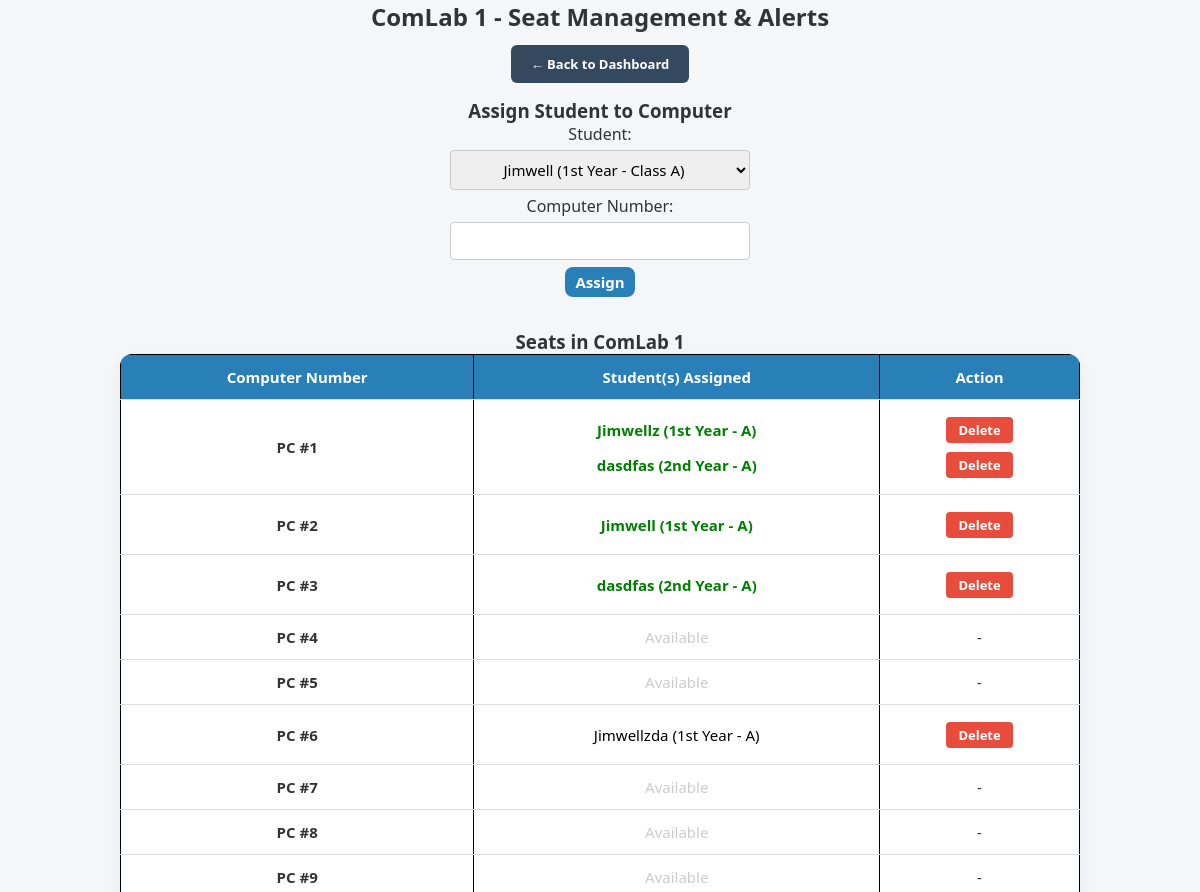
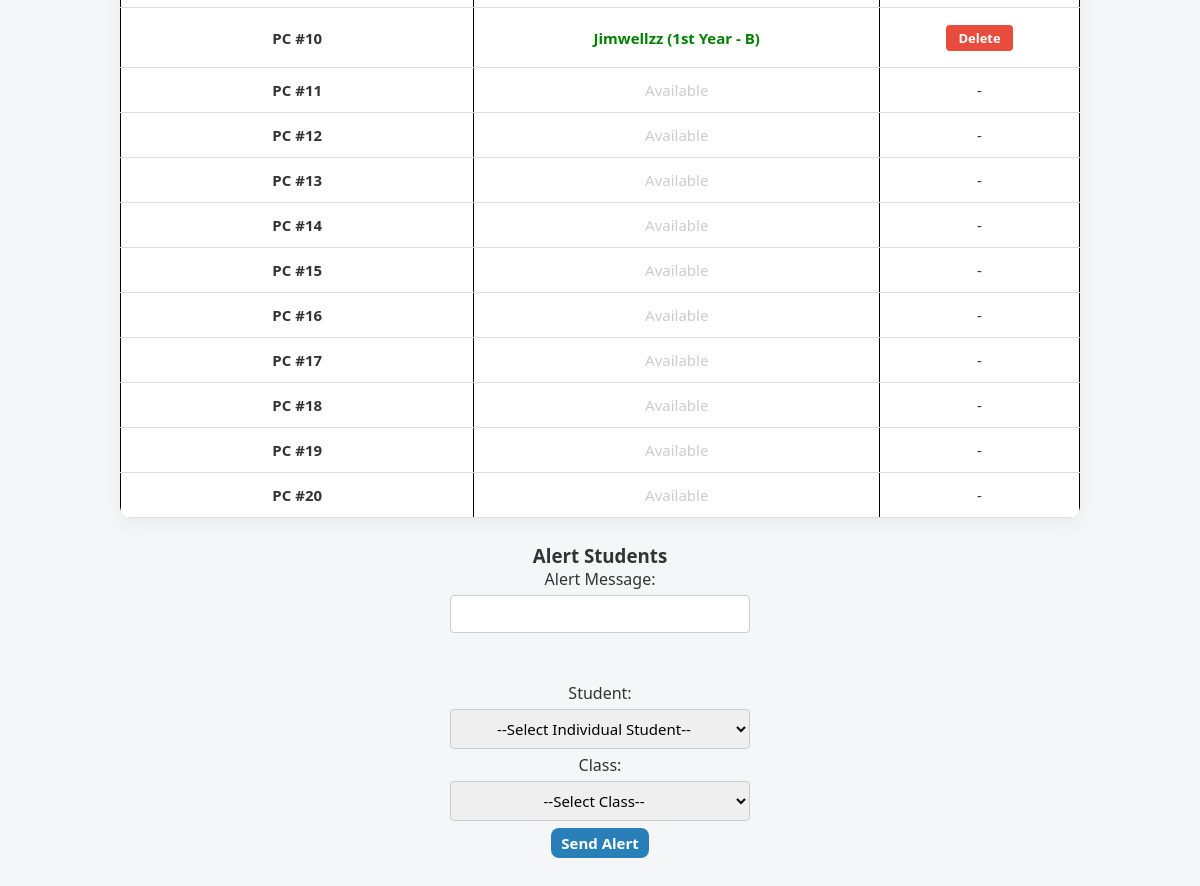
/admin/computer_lab.php (signed in), run on the app's committed database (2 pictures, top to bottom).
### tables this page shows
CREATE TABLE `computer_labs` (
  `lab_id` int(11) NOT NULL,
  `name` varchar(50) NOT NULL,
  `total_computers` int(11) NOT NULL
);

CREATE TABLE `lab_seats` (
  `seat_id` int(11) NOT NULL,
  `lab_id` int(11) NOT NULL,
  `computer_number` int(11) NOT NULL,
  `student_id` int(11) NOT NULL
);

CREATE TABLE `students` (
  `student_id` int(11) NOT NULL,
  `name` varchar(100) NOT NULL,
  `password` varchar(50) DEFAULT NULL,
  `gender` enum('Male','Female') NOT NULL,
  `email` varchar(100) NOT NULL,
  `year_level` enum('1st Year','2nd Year','3rd Year') NOT NULL,
  `class` enum('A','B') NOT NULL,
  `last_active` datetime DEFAULT current_timestamp()
);

### admin/computer_lab.php (the view, shortened to what this page needs)
<?php
include '../db.php';
$lab_id = isset($_GET['lab']) ? intval($_GET['lab']) : 1;
$labRes = $conn->query("SELECT * FROM computer_labs WHERE lab_id='$lab_id'");
$lab = $labRes->fetch_assoc();
$seats = $conn->query("SELECT l.seat_id, l.computer_number, s.name, s.student_id, s.year_level, s.class, s.last_active
                       FROM lab_seats l
                       JOIN students s ON l.student_id=s.student_id
                       WHERE l.lab_id='$lab_id'
                       ORDER BY l.computer_number ASC");
$allStudents = $conn->query("SELECT * FROM students ORDER BY year_level,class,name");
?>
<!DOCTYPE html>
<html>
<head>
    <link rel="stylesheet" href="../css/style.css">
</head>
<body>
<h2><?php echo $lab['name']; ?> - Seat Management & Alerts</h2>
<a href="dashboard.php" class="btn-back">← Back to Dashboard</a>
<h3>Assign Student to Computer</h3>
<form method="POST">
    Student:
    <select name="student_id" required>
        <?php while($s = $allStudents->fetch_assoc()){
            echo "<option value='{$s['student_id']}'>{$s['name']} ({$s['year_level']} - Class {$s['class']})</option>";
        } ?>
    </select>
    Computer Number:
    <input type="number" name="computer_number" min="1" max="<?php echo $lab['total_computers']; ?>" required>
    <button type="submit" name="assign_seat">Assign</button>
</form>
<h3>Seats in <?php echo $lab['name']; ?></h3>
<table>
<thead>
    <tr>
        <th>Computer Number</th>
        <th>Student(s) Assigned</th>
        <th style="text-align: center;">Action</th> </tr>
</thead>
<tbody>
<?php
$computers = [];
$seats->data_seek(0);
while($row = $seats->fetch_assoc()){
    $computers[$row['computer_number']][] = $row;
}
for($i=1; $i<=$lab['total_computers']; $i++){
    echo "<tr>";
    echo "<td><strong>PC #$i</strong></td>";
    echo "<td>";
    if(isset($computers[$i])){
        foreach($computers[$i] as $stu){
            $online = (strtotime($stu['last_active']) > time() - 30);
            $colorClass = $online ? 'online' : 'offline';
            echo "<div style='height: 35px; display: flex; align-items: center;'>";
            echo "<span id='student-{$stu['student_id']}' class='$colorClass'>{$stu['name']} ({$stu['year_level']} - {$stu['class']})</span>";
            echo "</div>";
        }
    } else {
        echo "<span style='color: #ccc;'>Available</span>";
    }
    echo "</td>";
    echo "<td style='text-align: center;'>";
    if(isset($computers[$i])){
        foreach($computers[$i] as $stu){
            echo "<div style='height: 35px; display: flex; align-items: center; justify-content: center;'>";
            echo "<a href='?lab=$lab_id&delete_seat={$stu['seat_id']}' class='btn-delete' onclick='return confirm(\"Remove this student?\")'>Delete</a>";
            echo "</div>";
        }
    } else {
        echo "-";
    }
    echo "</td>";
    echo "</tr>";
}
?>
</tbody>
</table>
<h3>Alert Students</h3>
<form method="POST">
    Alert Message: <input type="text" name="alert_msg" required><br><br>
    Student:
    <select name="student_id">
        <option value="0">--Select Individual Student--</option>
    </select>
    Class:
    <select name="class_alert">
        <option value="0">--Select Class--</option>
    </select>
    <button type="submit" name="send_alert">Send Alert</button>
</form>
</body>
</html>

### css/style.css (style rules this page uses)
* { margin: 0; padding: 0; box-sizing: border-box; font-family: 'Segoe UI', Tahoma, Geneva, Verdana, sans-serif; }
body { background-color: #f4f6f8; color: #333; }
table { width: 100%; border-collapse: collapse; margin-bottom: 25px; background-color: #fff; border-radius: 10px; overflow: hidden; box-shadow: 0 4px 15px rgba(0,0,0,0.05); }
table th, table td { padding: 12px 15px; text-align: left; border-bottom: 1px solid #ddd; font-size: 15px; }
table th { background-color: #2980b9; color: #fff; font-weight: 600; }
input[type="text"], input[type="email"], input[type="password"], select, input[type="number"] { padding: 10px 12px; margin: 5px 0 18px 0; width: 30%; border: 1px solid #ccc; border-radius: 8px; font-size: 15px; transition: 0.3s ease; }
button { padding: 10px 18px; background-color: #2980b9; color: #fff; border: none; border-radius: 8px; cursor: pointer; font-size: 15px; font-weight: 600; transition: all 0.3s ease; }
table { width: 100%; border-collapse: collapse; margin-bottom: 25px; background-color: #fff; border-radius: 12px; overflow: hidden; box-shadow: 0 6px 18px rgba(0,0,0,0.05); }

### admin/computer_lab.php (style rules this page uses)
table { border-collapse: collapse; width: 80%; }
th, td { border: 1px solid #000; padding: 5px; text-align: left; }
button { padding:5px 10px; margin:2px; }
.online { color: green; font-weight: bold; }
.offline { color: black; font-weight: normal; }
.btn-back { display: inline-block; background-color: #34495e; color: #ffffff !important; padding: 10px 20px; text-decoration: none; border-radius: 6px; font-weight: 600; margin-bottom: 15px; margin-top: 12px; transition: background 0.3s ease; }
a { display: inline-block; background-color: #e74c3c; color: #ffffff !important; padding: 5px 12px; text-decoration: none; border-radius: 4px; font-size: 13px; font-weight: bold; transition: background 0.3s ease; }
a { background-color: #c0392b; text-decoration: none; }
input[type="text"], input[type="number"], select { width: 100%; max-width: 250px; padding: 8px; margin: 5px 0; display: inline-block; border: 1px solid #ccc; border-radius: 4px; box-sizing: border-box; }
input[name="computer_number"] { max-width: 100px; }
table { width: auto; min-width: 600px; }
.btn-delete { display: inline-block; background-color: #e74c3c; color: white !important; padding: 4px 12px; text-decoration: none; border-radius: 4px; font-size: 13px; }
body { text-align: center; }
table { margin-left: auto; margin-right: auto; width: 80%; text-align: center; }
table th, table td { text-align: center; vertical-align: middle; }
form { display: flex; flex-direction: column; align-items: center; justify-content: center; margin-bottom: 30px; }
input[type="text"], input[type="number"], select { max-width: 300px; margin: 5px auto; text-align: center; }
.online, .offline { display: block; margin: 0 auto; }
.btn-delete { display: inline-block; margin: 2px auto; }

### data on the page
computer_labs: name "ComLab 1"
lab_seats: student.name "Jimwellz", student.year_level "1st Year", student.class "A"
lab_seats: student.name "dasdfas", student.year_level "2nd Year", student.class "A"
lab_seats: student.name "Jimwell", student.year_level "1st Year", student.class "A"
lab_seats: student.name "dasdfas", student.year_level "2nd Year", student.class "A"
lab_seats: student.name "Jimwellzda", student.year_level "1st Year", student.class "A"
lab_seats: student.name "Jimwellzz", student.year_level "1st Year", student.class "B"

### other printed values
form field student_id "Jimwell (1st Year - Class A)"
